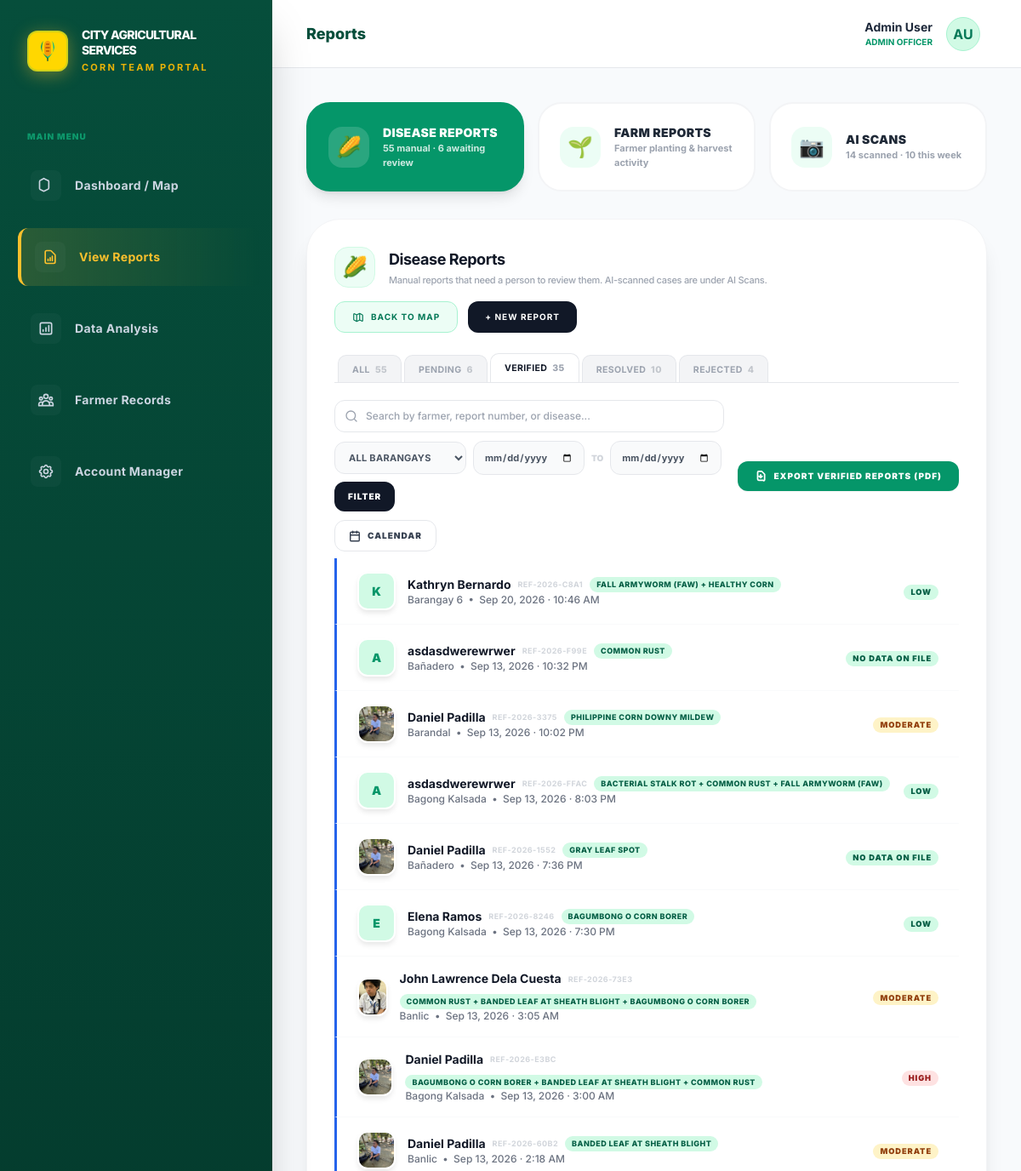
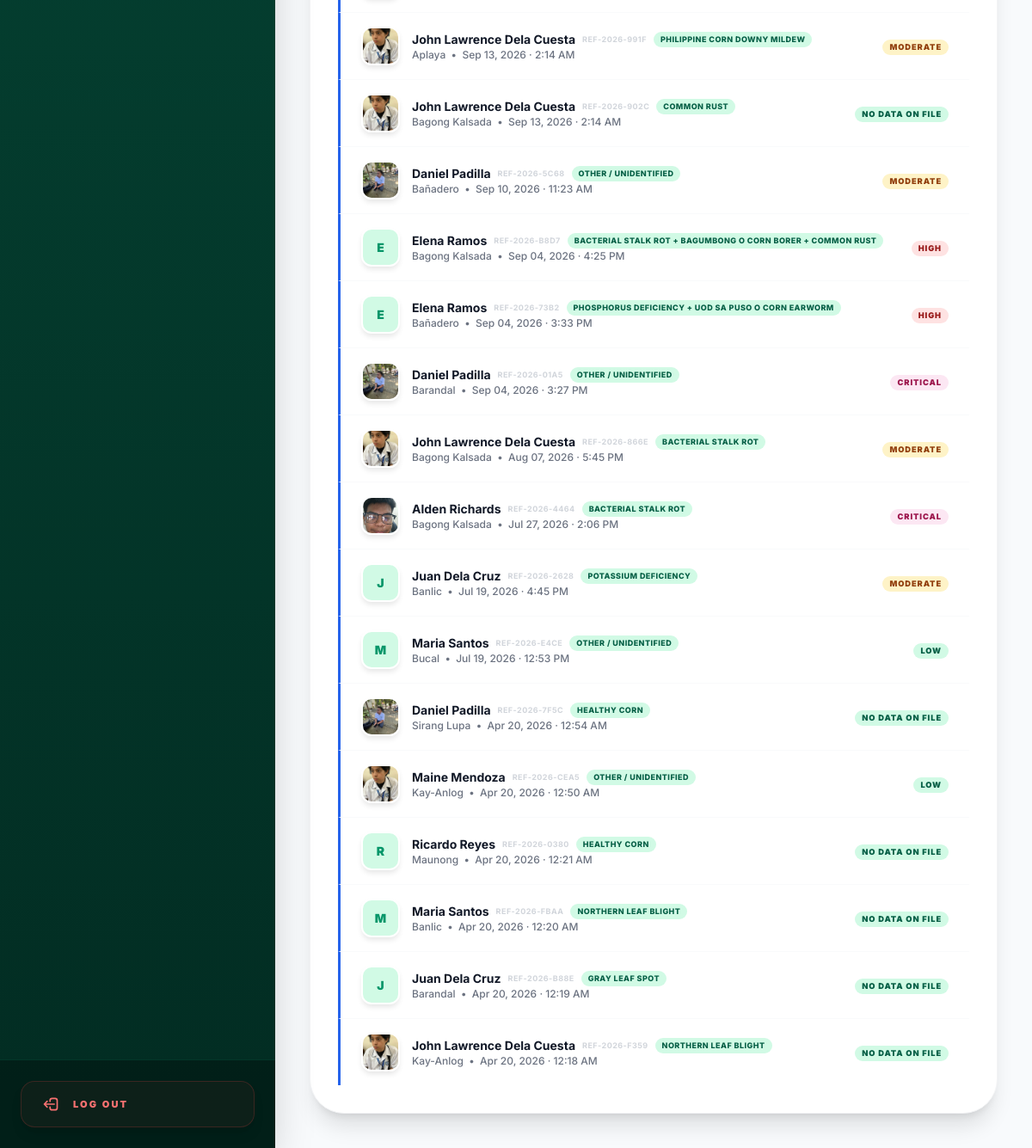
The page /casddd/reports.php?tab=verified (signed in) on the database its author committed (2 pictures, top to bottom).
### tables this page shows
CREATE TABLE `disease_cases` (
  `case_id` int NOT NULL,
  `reference_id` varchar(50) NOT NULL,
  `farm_id` int NOT NULL,
  `farmer_id` int NOT NULL,
  `barangay_id` int DEFAULT NULL,
  `disease_id` int DEFAULT NULL,
  `reported_by` int NOT NULL,
  `report_date` datetime NOT NULL,
  `growth_stage` varchar(50) DEFAULT NULL,
  `date_planted` date DEFAULT NULL,
  `planting_date` date DEFAULT NULL,
  `plants_affected` int DEFAULT NULL,
  `total_plants` int DEFAULT NULL,
  `infection_percentage` decimal(5,2) DEFAULT NULL,
  `severity` enum('low','moderate','high','critical') DEFAULT NULL,
  `description` text,
  `photo_evidence` varchar(255) DEFAULT NULL,
  `status` enum('pending','verified','rejected','resolved') DEFAULT 'pending',
  `verified_by` int DEFAULT NULL,
  `verified_date` date DEFAULT NULL,
  `treatment_recommendation` text,
  `follow_up_date` date DEFAULT NULL,
  `created_at` timestamp NOT NULL DEFAULT CURRENT_TIMESTAMP,
  `updated_at` timestamp NOT NULL DEFAULT CURRENT_TIMESTAMP ON UPDATE CURRENT_TIMESTAMP,
  `remarks` text,
  `recommendation_text` text,
  `recommendation_sent` tinyint(1) NOT NULL DEFAULT '0',
  `recommendation_sent_at` timestamp NULL DEFAULT NULL,
  `farmer_reply_text` longtext,
  `farmer_reply_at` timestamp NULL DEFAULT NULL,
  `source` enum('manual_report','scan') NOT NULL DEFAULT 'manual_report',
  `latitude` decimal(10,8) DEFAULT NULL,
  `longitude` decimal(11,8) DEFAULT NULL,
  `gps_accuracy` decimal(8,2) DEFAULT NULL,
  `altitude` decimal(10,2) DEFAULT NULL,
  `verified_at` datetime DEFAULT NULL,
  `rejected_by` int DEFAULT NULL,
  `rejected_at` datetime DEFAULT NULL,
  `resolved_by` int DEFAULT NULL,
  `resolved_at` datetime DEFAULT NULL
);

CREATE TABLE `barangays` (
  `id` varchar(50) NOT NULL,
  `name` varchar(100) NOT NULL,
  `svg_path` text,
  `fill_color` varchar(10) DEFAULT '#06402B',
  `report_issue` text,
  `report_date` datetime DEFAULT NULL,
  `created_at` timestamp NOT NULL DEFAULT CURRENT_TIMESTAMP
);

CREATE TABLE `farmers` (
  `farmer_id` int NOT NULL,
  `farmer_name` varchar(100) NOT NULL,
  `gender` enum('Male','Female') NOT NULL,
  `age` int NOT NULL,
  `contact_number` varchar(15) NOT NULL,
  `email` varchar(100) DEFAULT NULL,
  `password` varchar(255) NOT NULL,
  `barangay_id` int NOT NULL,
  `years_farming` int DEFAULT NULL,
  `profile_photo` longblob,
  `status` varchar(20) DEFAULT 'active',
  `created_at` timestamp NOT NULL DEFAULT CURRENT_TIMESTAMP,
  `updated_at` timestamp NOT NULL DEFAULT CURRENT_TIMESTAMP ON UPDATE CURRENT_TIMESTAMP,
  `profile_farmers` varchar(255) DEFAULT NULL
);

CREATE TABLE `diseases` (
  `disease_id` int NOT NULL,
  `disease_name` varchar(100) NOT NULL,
  `scientific_name` varchar(150) DEFAULT NULL,
  `disease_type` varchar(50) DEFAULT NULL,
  `severity_level` varchar(20) DEFAULT 'medium',
  `description` text,
  `recommended_treatment` text,
  `prevention_measures` text,
  `affected_growth_stages` varchar(255) DEFAULT NULL,
  `mortality_rate` int DEFAULT '0',
  `created_at` timestamp NOT NULL DEFAULT CURRENT_TIMESTAMP
);

### casddd/reports.php (the view, shortened to what the rows shown need)
<?php
include "includes/layout.php";
$manualOnlySqlDc = "dc.`source` = 'manual_report'";
require_once __DIR__ . "/personnel_log.php";
require_once __DIR__ . "/new_case_report.php";
require_once __DIR__ . "/planting_harvesting.php";
function extractFarmerName($description) {
    if (preg_match('/^\[FARMER:(.+?)\]\n?/s', $description ?? '', $m)) {
        return trim($m[1]);
    }
    return null;
}
function stripFarmerMarker($description) {
    return preg_replace('/^\[FARMER:.+?\]\n?/s', '', $description ?? '');
}
function combineDiseaseFields($diseases) {
    $multi = count($diseases) > 1;
    $names = array_map(fn($d) => $d['disease_name'] ?: 'Unidentified', $diseases);
    $combinedName = implode(' + ', $names);
    $descParts = [];
    foreach ($diseases as $d) {
        $dn = $d['disease_name'] ?: 'Unidentified';
        $dd = trim($d['disease_description'] ?? '');
        $descParts[] = $multi ? "【{$dn}】\n{$dd}" : $dd;
    }
    $combinedDesc = implode("\n\n", $descParts);
    $treatParts = [];
    foreach ($diseases as $d) {
        $lines = preg_split('/\r\n|\r|\n/', trim($d['recommended_treatment'] ?? ''));
        foreach ($lines as $ln) {
            $ln = trim($ln);
            if ($ln === '') continue;
            $treatParts[] = $multi ? "[{$d['disease_name']}] {$ln}" : $ln;
        }
    }
    $combinedTreat = implode("\n", $treatParts);
    $prevParts = [];
    foreach ($diseases as $d) {
        $pm = trim($d['prevention_measures'] ?? '');
        if ($pm === '') continue;
        $prevParts[] = $multi ? "【{$d['disease_name']}】\n{$pm}" : $pm;
    }
    $combinedPrev = implode("\n\n", $prevParts);
    return [
        'name'        => $combinedName,
        'description' => $combinedDesc,
        'treatment'   => $combinedTreat,
        'prevention'  => $combinedPrev,
    ];
}
function diseaseRowSlice($row) {
    return [
        'disease_id'            => (int)$row['disease_id'],
        'disease_name'          => $row['disease_name'],
        'disease_description'   => $row['disease_description'],
        'recommended_treatment' => $row['recommended_treatment'],
        'prevention_measures'   => $row['prevention_measures'],
    ];
}
function fetchCaseMessages($conn, $case_id) {
    $messages = [];
    $case_id  = (int)$case_id;
    $q = mysqli_query($conn, "SELECT sender, message_text, created_at FROM case_messages WHERE case_id = $case_id ORDER BY created_at ASC, message_id ASC");
    if ($q) {
        while ($r = mysqli_fetch_assoc($q)) {
            $messages[] = [
                'sender'     => $r['sender'],
                'message'    => $r['message_text'],
                'created_at' => $r['created_at'],
            ];
        }
    }
    return $messages;
}
function buildCaseMessages($conn, $row) {
    $messages = fetchCaseMessages($conn, $row['case_id']);
    if (empty($messages) && !empty($row['recommendation_text'])) {
        $messages[] = [
            'sender'     => 'staff',
            'message'    => $row['recommendation_text'],
            'created_at' => $row['recommendation_sent_at'] ?? null,
        ];
    }
    usort($messages, function ($a, $b) {
        $ta = strtotime($a['created_at'] ?? '') ?: 0;
        $tb = strtotime($b['created_at'] ?? '') ?: 0;
        return $ta <=> $tb;
    });
    return $messages;
}
$activeTab = $_GET['tab'] ?? 'pending';
$view = $_GET['view'] ?? 'disease';
$filterBarangayId = isset($_GET['barangay_id']) ? (int)$_GET['barangay_id'] : 0;
$today   = date('Y-m-d');
$minDate = date('Y-m-d', strtotime('-130 days'));
?>
<?php if ($view === 'disease'): ?>
<?php render_new_case_report_modal($conn, $today, $minDate); ?>
<div class="bg-white p-8 rounded-[2.5rem] border border-gray-100 shadow-xl">
    <div id="drPanel">
    <div class="divide-y divide-gray-50 mt-2">
        <?php
        $brgy_filter = $filterBarangayId ? "AND dc.barangay_id = $filterBarangayId" : "";
        $date_filter = "";
        $safeActiveTab = mysqli_real_escape_string($conn, $activeTab);
        $status_filter = ($activeTab === 'all') ? '' : "AND dc.status = '$safeActiveTab'";
        $query = "SELECT dc.*,
                    b.name AS brgy_name,
                    d.disease_name,
                    d.description AS disease_description,
                    d.recommended_treatment,
                    d.prevention_measures,
                    f.profile_farmers AS farmer_photo,
                    " . personnel_log_select_sql() . "
                  FROM disease_cases dc
                  LEFT JOIN barangays b ON dc.barangay_id = b.id
                  LEFT JOIN diseases d  ON dc.disease_id  = d.disease_id
                  LEFT JOIN farmers f   ON f.farmer_name = SUBSTRING_INDEX(SUBSTRING(dc.description, LOCATE('[FARMER:', dc.description) + 8), ']', 1)
                  " . personnel_log_join_sql() . "
                  WHERE $manualOnlySqlDc $status_filter $brgy_filter $date_filter
                  ORDER BY dc.report_date DESC, dc.case_id ASC";
        $result = mysqli_query($conn, $query);
        $groups      = [];
        $groupOrder  = [];
        if ($result) {
            while ($row = mysqli_fetch_assoc($result)) {
                $ref = $row['reference_id'];
                if (!isset($groups[$ref])) {
                    $groups[$ref] = ['primary' => $row, 'diseases' => [], 'case_ids' => []];
                    $groupOrder[] = $ref;
                }
                $groups[$ref]['case_ids'][] = (int)$row['case_id'];
                $groups[$ref]['diseases'][] = diseaseRowSlice($row);
            }
        }
        if(count($groupOrder) > 0):
            foreach ($groupOrder as $__ref):
                $group    = $groups[$__ref];
                $row      = $group['primary'];
                $diseases = $group['diseases'];
                $combined = combineDiseaseFields($diseases);
                $farmer_display = extractFarmerName($row['description']) ?? '— Unassigned —';
                $sev_class = match($row['severity'] ?? '') {
                    'low'      => 'sev-low',
                    'moderate' => 'sev-moderate',
                    'high'     => 'sev-high',
                    'critical' => 'sev-critical',
                    default    => 'sev-moderate'
                };
                $isInfectionDisease = count($diseases) === 1
                    && in_array($diseases[0]['disease_name'] ?? '', ['Common Rust', 'Northern Leaf Blight', 'Gray Leaf Spot', 'Healthy Corn'], true);
                $modal_row = [
                    'case_id'       => $row['case_id'],
                    'case_ids'      => $group['case_ids'],
                    'reference_id'  => $row['reference_id'],
                    'report_date'   => $row['report_date'],
                    'farmer_photo'  => $row['farmer_photo'],
                    'growth_stage'  => $row['growth_stage'],
                    'farmer_name'   => $farmer_display,
                    'brgy_name'     => $row['brgy_name'] ?? '—',
                    'description'   => stripFarmerMarker($row['description']),
                    'status'        => $row['status'],
                    'remarks'       => $row['remarks'],
                    'severity'      => $row['severity'],
                    'infection_percentage'  => $row['infection_percentage'],
                    'photo_evidence'=> $row['photo_evidence'],
                    'disease_name'  => $combined['name'],
                    'disease_description' => $combined['description'],
                    'diseases'      => $diseases,
                    'latitude'      => $row['latitude'],
                    'longitude'     => $row['longitude'],
                    'gps_accuracy'  => $row['gps_accuracy'],
                    'follow_up_date'=> $row['follow_up_date'] ?? null,
                    'recommended_treatment'  => $combined['treatment'],
                    'prevention_measures'    => $combined['prevention'],
                    'recommendation_sent'    => $row['recommendation_sent']    ?? 0,
                    'recommendation_text'    => $row['recommendation_text']    ?? null,
                    'recommendation_sent_at' => $row['recommendation_sent_at'] ?? null,
                    'messages'               => buildCaseMessages($conn, $row),
                    'personnel'              => personnel_log_build($row),
                ];
                $rowAccent = match($row['status']) {
                    'pending'  => '#f97316',
                    'verified' => '#2563eb',
                    'resolved' => '#059669',
                    'rejected' => '#ef4444',
                    default    => '#9ca3af',
                };
                $rowSearch = strtolower(implode(' ', [
                    $farmer_display, $row['reference_id'], $row['brgy_name'] ?? '',
                    $combined['name'] ?? '',
                ]));
        ?>
        <div class="dr-row" style="border-left:3px solid <?= $rowAccent ?>"
             data-search="<?= htmlspecialchars($rowSearch) ?>"
             onclick='openViewModal(<?= htmlspecialchars(json_encode($modal_row), ENT_QUOTES, 'UTF-8') ?>)'>
            <div class="flex items-center gap-3.5 min-w-0">
                <?php if (!empty($row['farmer_photo'])): ?>
                <img src="uploads/<?= htmlspecialchars($row['farmer_photo']) ?>"
                     class="farmer-avatar"
                     onerror="this.style.display='none';this.nextElementSibling.style.display='flex'">
                <?php else: ?>
                <div class="farmer-avatar bg-emerald-100 flex items-center justify-center text-emerald-600 font-black text-sm rounded-xl shrink-0">
                    <?= strtoupper(substr($farmer_display, 0, 1)) ?>
                </div>
                <?php endif; ?>
                <div class="min-w-0">
                    <div class="flex items-center gap-2 flex-wrap">
                        <span class="font-bold text-gray-900 text-sm truncate"><?= htmlspecialchars($farmer_display) ?></span>
                        <span class="text-[9px] font-bold uppercase tracking-wider text-gray-300"><?= htmlspecialchars($row['reference_id']) ?></span>
                        <span class="dr-type-chip"><?= htmlspecialchars($combined['name'] ?: '—') ?></span>
                    </div>
                    <p class="text-xs text-gray-500 font-medium truncate">
                        <?= htmlspecialchars($row['brgy_name'] ?? '— Unassigned —') ?> &nbsp;&bull;&nbsp; <?= htmlspecialchars(date('M d, Y', strtotime($row['report_date']))) ?> &middot; <?= htmlspecialchars(date('g:i A', strtotime($row['report_date']))) ?>
                    </p>
                </div>
            </div>
            <div class="flex items-center gap-2 shrink-0">
                <?php if ($isInfectionDisease): ?>
                <span class="sev-badge sev-low"><?= $row['infection_percentage'] !== null ? number_format((float)$row['infection_percentage'], 2) . '%' : 'No data on file' ?></span>
                <?php elseif (!empty($row['severity'])): ?>
                <span class="sev-badge <?= $sev_class ?>"><?= ucfirst($row['severity']) ?></span>
                <?php endif; ?>
            </div>
        </div>
        <?php endforeach; else: ?>
            <div class="dr-empty"><p class="text-xs font-bold uppercase tracking-widest">No reports found for this barangay.</p></div>
        <?php endif; ?>
    </div>
    </div>
</div>
<?php endif;  ?>
<?php include "includes/layout-end.php"; ?>

### rows shown on the page
disease_cases: description "K", description "Kathryn Bernardo", reference "REF-2026-C8A1", name "FALL ARMYWORM (FAW) + HEALTHY CORN", barangay.name "Barangay 6", report_date "Sep 20, 2026", report_date "10:46 AM", severity "LOW"
disease_cases: description "A", description "asdasdwerewrwer", reference "REF-2026-F99E", name "COMMON RUST", barangay.name "Bañadero", report_date "Sep 13, 2026", report_date "10:32 PM", shows "NO DATA ON FILE"
disease_cases: farmers.profile_farmers (picture), description "Daniel Padilla", reference "REF-2026-3375", name "PHILIPPINE CORN DOWNY MILDEW", barangay.name "Barandal", report_date "Sep 13, 2026", report_date "10:02 PM", severity "MODERATE"
disease_cases: description "A", description "asdasdwerewrwer", reference "REF-2026-FFAC", name "BACTERIAL STALK ROT + COMMON RUST + FALL ARMYWORM (FAW)", barangay.name "Bagong Kalsada", report_date "Sep 13, 2026", report_date "8:03 PM", severity "LOW"
disease_cases: farmers.profile_farmers (picture), description "Daniel Padilla", reference "REF-2026-1552", name "GRAY LEAF SPOT", barangay.name "Bañadero", report_date "Sep 13, 2026", report_date "7:36 PM", shows "NO DATA ON FILE"
disease_cases: description "E", description "Elena Ramos", reference "REF-2026-8246", name "BAGUMBONG O CORN BORER", barangay.name "Bagong Kalsada", report_date "Sep 13, 2026", report_date "7:30 PM", severity "LOW"
disease_cases: farmers.profile_farmers (picture), description "John Lawrence Dela Cuesta", reference "REF-2026-73E3", name "COMMON RUST + BANDED LEAF AT SHEATH BLIGHT + BAGUMBONG O CORN BORER", barangay.name "Banlic", report_date "Sep 13, 2026", report_date "3:05 AM", severity "MODERATE"
disease_cases: farmers.profile_farmers (picture), description "Daniel Padilla", reference "REF-2026-E3BC", name "BAGUMBONG O CORN BORER + BANDED LEAF AT SHEATH BLIGHT + COMMON RUST", barangay.name "Bagong Kalsada", report_date "Sep 13, 2026", report_date "3:00 AM", severity "HIGH"
disease_cases: farmers.profile_farmers (picture), description "Daniel Padilla", reference "REF-2026-60B2", name "BANDED LEAF AT SHEATH BLIGHT", barangay.name "Banlic", report_date "Sep 13, 2026", report_date "2:18 AM", severity "MODERATE"
disease_cases: farmers.profile_farmers (picture), description "John Lawrence Dela Cuesta", reference "REF-2026-991F", name "PHILIPPINE CORN DOWNY MILDEW", barangay.name "Aplaya", report_date "Sep 13, 2026", report_date "2:14 AM", severity "MODERATE"
disease_cases: farmers.profile_farmers (picture), description "John Lawrence Dela Cuesta", reference "REF-2026-902C", name "COMMON RUST", barangay.name "Bagong Kalsada", report_date "Sep 13, 2026", report_date "2:14 AM", shows "NO DATA ON FILE"
disease_cases: farmers.profile_farmers (picture), description "Daniel Padilla", reference "REF-2026-5C68", name "OTHER / UNIDENTIFIED", barangay.name "Bañadero", report_date "Sep 10, 2026", report_date "11:23 AM", severity "MODERATE"
disease_cases: description "E", description "Elena Ramos", reference "REF-2026-B8D7", name "BACTERIAL STALK ROT + BAGUMBONG O CORN BORER + COMMON RUST", barangay.name "Bagong Kalsada", report_date "Sep 04, 2026", report_date "4:25 PM", severity "HIGH"
disease_cases: description "E", description "Elena Ramos", reference "REF-2026-73B2", name "PHOSPHORUS DEFICIENCY + UOD SA PUSO O CORN EARWORM", barangay.name "Bañadero", report_date "Sep 04, 2026", report_date "3:33 PM", severity "HIGH"
disease_cases: farmers.profile_farmers (picture), description "Daniel Padilla", reference "REF-2026-01A5", name "OTHER / UNIDENTIFIED", barangay.name "Barandal", report_date "Sep 04, 2026", report_date "3:27 PM", severity "CRITICAL"
disease_cases: farmers.profile_farmers (picture), description "John Lawrence Dela Cuesta", reference "REF-2026-866E", name "BACTERIAL STALK ROT", barangay.name "Bagong Kalsada", report_date "Aug 07, 2026", report_date "5:45 PM", severity "MODERATE"
disease_cases: farmers.profile_farmers (picture), description "Alden Richards", reference "REF-2026-4464", name "BACTERIAL STALK ROT", barangay.name "Bagong Kalsada", report_date "Jul 27, 2026", report_date "2:06 PM", severity "CRITICAL"
disease_cases: description "J", description "Juan Dela Cruz", reference "REF-2026-2628", disease.disease_name "POTASSIUM DEFICIENCY", barangay.name "Banlic", report_date "Jul 19, 2026", report_date "4:45 PM", severity "MODERATE"
disease_cases: description "M", description "Maria Santos", reference "REF-2026-E4CE", name "OTHER / UNIDENTIFIED", barangay.name "Bucal", report_date "Jul 19, 2026", report_date "12:53 PM", severity "LOW"
disease_cases: farmers.profile_farmers (picture), description "Daniel Padilla", reference "REF-2026-7F5C", name "HEALTHY CORN", barangay.name "Sirang Lupa", report_date "Apr 20, 2026", report_date "12:54 AM", shows "NO DATA ON FILE"
disease_cases: farmers.profile_farmers (picture), description "Maine Mendoza", reference "REF-2026-CEA5", name "OTHER / UNIDENTIFIED", barangay.name "Kay-Anlog", report_date "Apr 20, 2026", report_date "12:50 AM", severity "LOW"
disease_cases: description "R", description "Ricardo Reyes", reference "REF-2026-0380", name "HEALTHY CORN", barangay.name "Maunong", report_date "Apr 20, 2026", report_date "12:21 AM", shows "NO DATA ON FILE"
disease_cases: description "M", description "Maria Santos", reference "REF-2026-FBAA", name "NORTHERN LEAF BLIGHT", barangay.name "Banlic", report_date "Apr 20, 2026", report_date "12:20 AM", shows "NO DATA ON FILE"
disease_cases: description "J", description "Juan Dela Cruz", reference "REF-2026-B88E", name "GRAY LEAF SPOT", barangay.name "Barandal", report_date "Apr 20, 2026", report_date "12:19 AM", shows "NO DATA ON FILE"
disease_cases: farmers.profile_farmers (picture), description "John Lawrence Dela Cuesta", reference "REF-2026-F359", name "NORTHERN LEAF BLIGHT", barangay.name "Kay-Anlog", report_date "Apr 20, 2026", report_date "12:18 AM", shows "NO DATA ON FILE"

### other values the page prints
$pageTitle "Reports"
$sessionName "Admin User"
$sessionRole "ADMIN"
$initials "AU"
$stats['total'] "55"
$stats['pending'] "6"
$scanStats['total'] "14"
$scanStats['week'] "10"
$cfg['label'] "ALL"
$cfg['count'] "55"
$cfg['label'] "PENDING"
$cfg['count'] "6"
$cfg['label'] "VERIFIED"
$cfg['count'] "35"
$cfg['label'] "RESOLVED"
